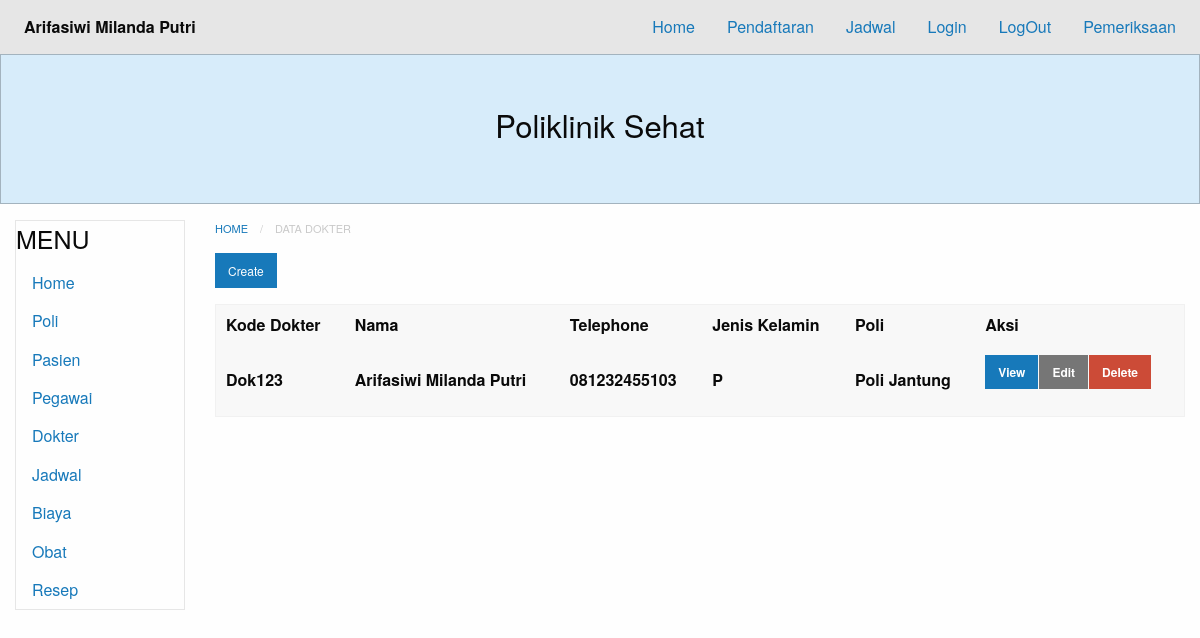
Page /?module=dokter on the committed database.
### tables this page shows
CREATE TABLE `dokter` (
  `id` int(11) NOT NULL,
  `kode` varchar(255) NOT NULL,
  `nama` varchar(255) NOT NULL,
  `alamat` varchar(255) NOT NULL,
  `telp` varchar(255) NOT NULL,
  `jk` varchar(255) NOT NULL,
  `poli_id` int(11) NOT NULL
);

CREATE TABLE `poli` (
  `id` int(11) NOT NULL,
  `kode` varchar(255) NOT NULL,
  `nama` varchar(255) NOT NULL
);

### database.php (called while the page is built, shortened)
<?php
class Database {
	private $db_host = "localhost";
	private $db_user = "root";
	private $db_pass = "";
	private $db_name = "07_arifasiwimp_poliklinik";
	var $con = false;
    var $myconn = "";
	var $result = array();
    function __construct() {
        if(!$this->con){
            $this->myconn = new mysqli($this->db_host, $this->db_user, $this->db_pass, $this->db_name);
            if($this->myconn->connect_errno > 0){
                array_push($this->result, $this->myconn->connect_error);
                return false;
            }else{
                $this->myconn->set_charset('utf8');
                $this->con = true;
                return true;
            }
        } else {
            return true;
        }
    }
	public function select($table, $rows = '*', $join = null,$join2 = null,$join3 = null,$join4 = null, $join5 = null, $join6 = null, $where = null, $order = null, $limit = null){
		$q = 'SELECT '.$rows.' FROM '.$table;
		if($join != null){
			$q .= ' JOIN '.$join;
        }
        if($this->tableExists($table)){
        	$query = $this->myconn->query($q);
			if($query){
				$this->numResults = $query->num_rows;
				for($i = 0; $i < $this->numResults; $i++){
					$r = $query->fetch_array();
                	$key = array_keys($r);
                	for($x = 0; $x < count($key); $x++){
                    	if(!is_int($key[$x])){
                    		if($query->num_rows >= 1){
                    			$this->result[$i][$key[$x]] = $r[$key[$x]];
							}else{
								$this->result[$i][$key[$x]] = null;
							}
						}
					}
				}
				return true;
			}else{
				array_push($this->result, $this->myconn->error);
				return false;
			}
      	}else{
      		return false;
    	}
    }
	private function TableExists($table) {
    	$res = $this->myconn->query('SHOW TABLES LIKE "'.$table.'"');
    	if(isset($res->num_rows)) {
        	return $res->num_rows > 0 ? true : false;
    	} else {
    		array_push($this->result, $table." does not exist in this database");
    		return false;
    	}
	}
    public function getResult(){
        $val = $this->result;
        $this->result = array();
        return $val;
    }
}

### modules/dokter/dokter-index.php (the view)
<nav aria-label="You are here:" role="navigation">
  <ul class="breadcrumbs">
    <li><a href="?module=home">Home</a></li>
    <li class="disabled">Data Dokter</li>
  </ul>
</nav>
<a href="?module=dokter-create" class="small button">Create</a>
  <table>
      <thead>
          <tr>
              <th>Kode Dokter</th>
		      <th>Nama </th>
		      <th>Telephone</th>
              <th>Jenis Kelamin</th>
              <th>Poli</th>
		      <th>Aksi</th>
	      </tr>
          <?php
    require_once("database.php");
    $db=new Database();
    $db->select('dokter',
    'dokter.id,
    dokter.kode,
    dokter.nama,
    dokter.telp,
    dokter.jk,
    poli.nama as nama_poli',
    'poli ON poli.id=dokter.poli_id');
    $res=$db->getResult();
    if(count($res) == 0){ ?>
            <tr>
                <td colspan="8">Data tidak tersedia.</td>
            </tr>
            <?php }else{
            foreach ($res as &$r){?>
          <tr>
              <td><?php echo $r['kode'] ?></td>
              <td><?php echo $r['nama'] ?></td>
              <td><?php echo $r['telp'] ?></td>
              <td><?php echo $r['jk'] ?></td>
              <td><?php echo $r['nama_poli'] ?></td>
              <td>
                  <div class="small button-group">
                      <a href="?module=dokter-show&id=<?php echo $r['id']; ?>" class=" button">View</a>
                      <a href="?module=dokter-edit&id=<?php echo $r['id']; ?>" class="secondary button">Edit</a>
                      <a href="?module=dokter-delete&id=<?php echo $r['id']; ?>"onClick='return confirm("Apakah yakin menghapus?")' class="alert button">Delete</a>
                  </div>
              </td>
          </tr>
<?php
                }
            }
            ?>
</table>

### rows in the picture
dokter: kode "Dok123", nama "Arifasiwi Milanda Putri", telp "081232455103", jk "P", poli.nama "Poli Jantung"
